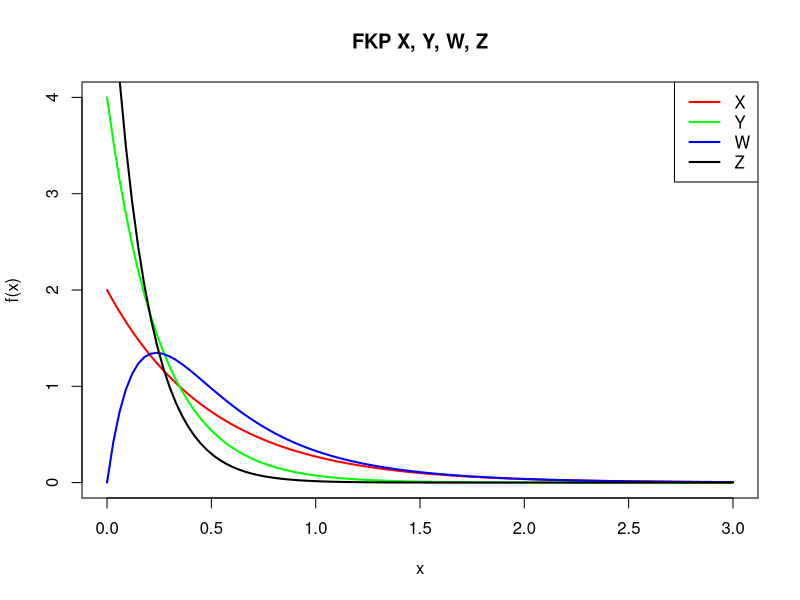
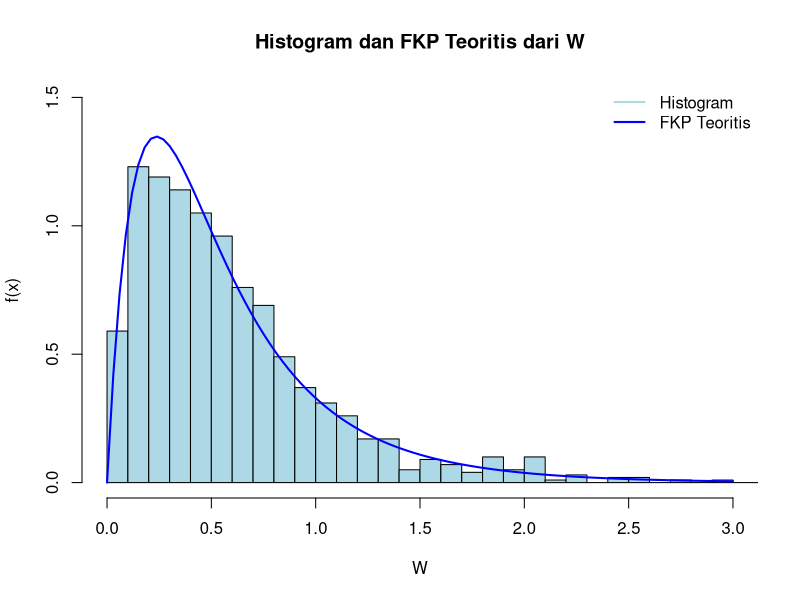
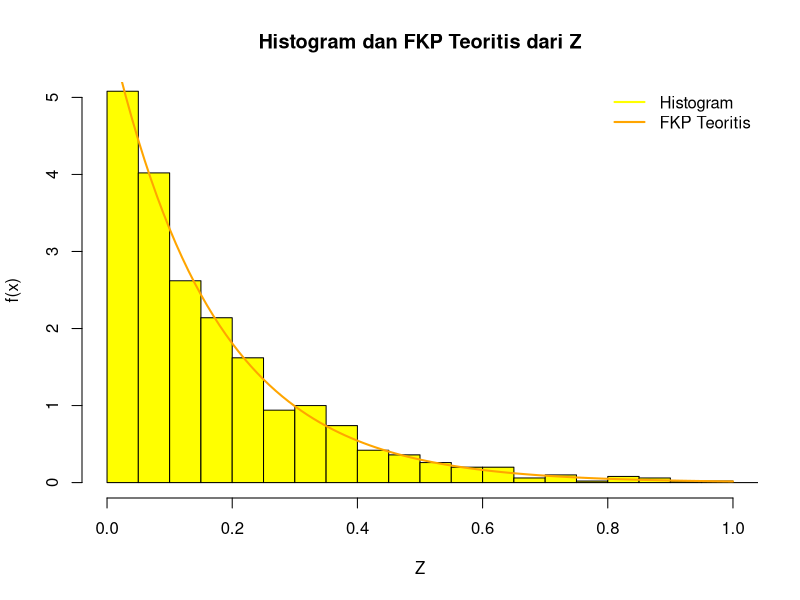
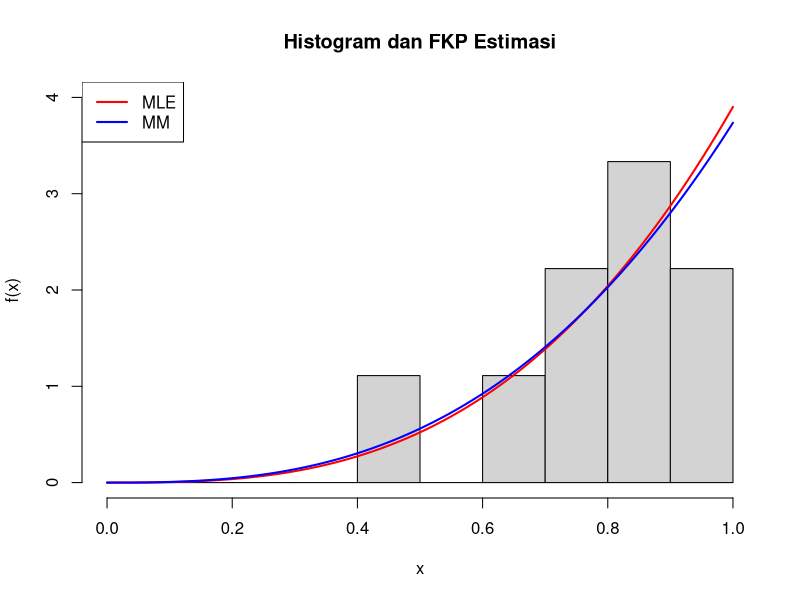
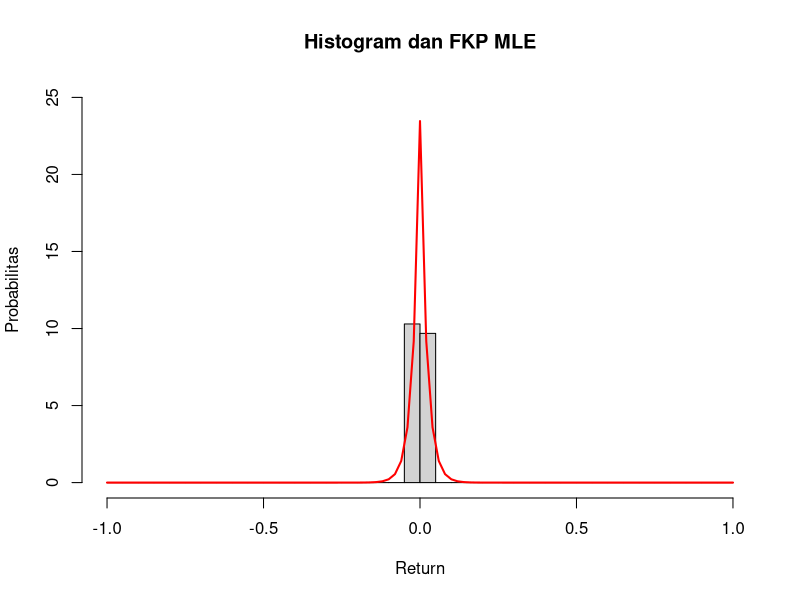
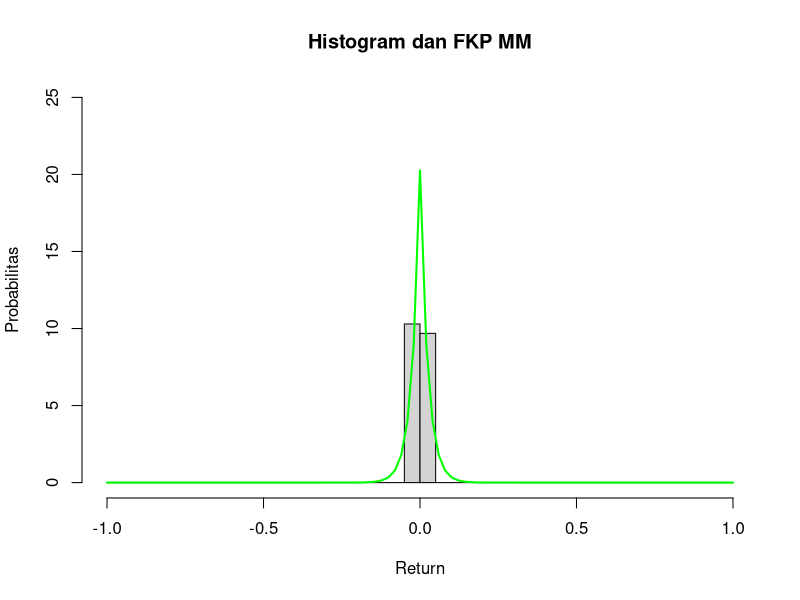
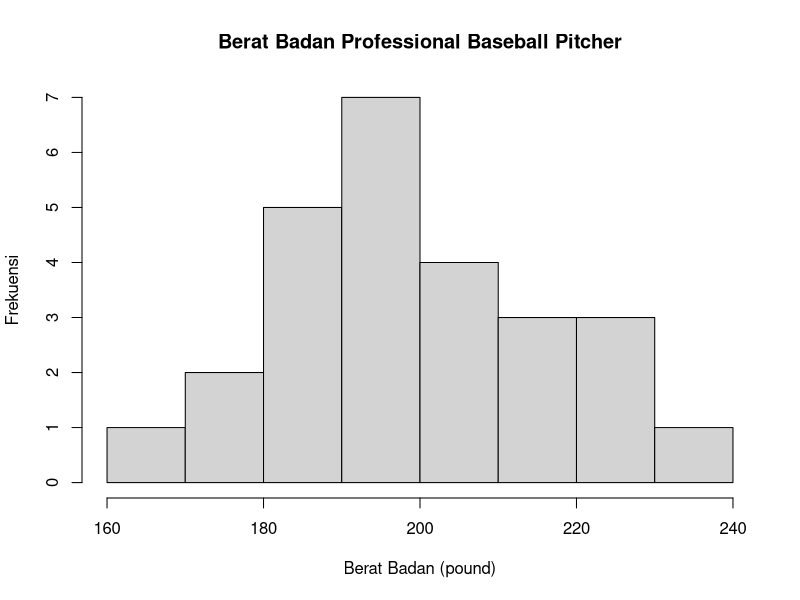
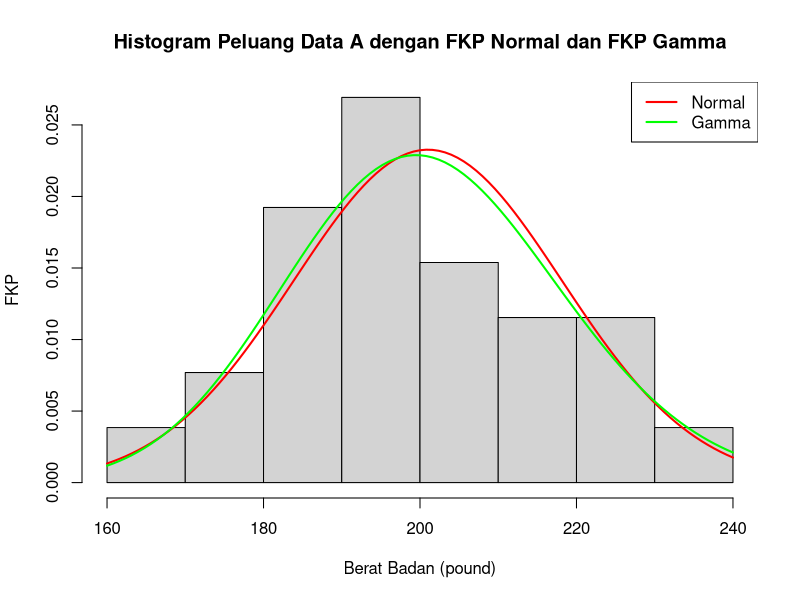

The R script that drew these images, in order:
## ---- chunk 1
knitr::opts_chunk$set(echo = TRUE)
## ---- chunk 2
x <- c(0:3000)/1000
fkp_X <- function(x) 2*exp(-2*x)
fkp_Y <- function(x) 4*exp(-4*x)
fkp_W <- function(x) 4*exp(-4*x) + 2*exp(-2*x) - 6*exp(-6*x)
fkp_Z <- function(x) 6*exp(-6*x)

plot(0, 0, type="n", xlim=c(0, 3), ylim=c(0, 4), xlab="x", ylab="f(x)", main="FKP X, Y, W, Z")
curve(fkp_X, add=TRUE, col="red", lwd=2)
curve(fkp_Y, add=TRUE, col="green", lwd=2)
curve(fkp_W, add=TRUE, col="blue", lwd=2)
curve(fkp_Z, add=TRUE, col="black", lwd=2)
legend("topright", c("X", "Y", "W", "Z"), col=c("red", "green", "blue", "black"), lwd=2)
## ---- chunk 3
rw <- function(n){
  x <- rexp(n, rate=2)
  y <- rexp(n, rate=4)
  pmax(x, y)
}
## ---- chunk 4
set.seed(123)
w <- rw(1000)

hist(w, prob = TRUE, breaks = 30, xlab="W", ylab="f(x)", main="Histogram dan FKP Teoritis dari W", xlim=c(0, 3), ylim=c(0, 1.5), col="lightblue")
curve(fkp_W, add=TRUE, col="blue", lwd=2)
legend("topright", legend = c("Histogram", "FKP Teoritis"), col = c("lightblue", "blue"), lwd = 2, bty = "n")
## ---- chunk 5
rz <- function(n) {
  x <- rexp(n, rate=2)
  y <- rexp(n, rate=4)
  pmin(x, y)
}
## ---- chunk 6
set.seed(123)
z <- rz(1000)

hist(z, prob = TRUE, breaks = 30, xlab="Z", ylab="f(x)", main="Histogram dan FKP Teoritis dari Z", xlim=c(0, 1), ylim=c(0, 5), col="yellow")
curve(fkp_Z, add=TRUE, col="orange", lwd=2)
legend("topright", legend = c("Histogram", "FKP Teoritis"), col = c("yellow", "orange"), lwd = 2, bty = "n")
## ---- chunk 7
x <- c(0.92, 0.79, 0.90, 0.65, 0.86, 0.47, 0.75, 0.92, 0.84) 
n <- length(x)
theta_hat1 <- -(n/sum(log(x))) - 1
cat("θ1 =", theta_hat1)
## ---- chunk 8
xbar <- mean(x) 

theta_hat2 <- (2*xbar - 1) / (1 - xbar)
cat("θ2 =", theta_hat2)
## ---- chunk 9
fkp_theta <- function(x, theta) (theta + 1) * x^theta #0 ≤ x ≤ 1

hist(x, prob = TRUE, breaks = seq(0, 1, 0.1), xlab="x", ylab="f(x)", main="Histogram dan FKP Estimasi", xlim=c(0,1), ylim=c(0,4))

curve(fkp_theta(x, theta_hat1), add=TRUE, col="red", lwd=2)
curve(fkp_theta(x, theta_hat2), add=TRUE, col="blue", lwd=2)

legend("topleft", c("MLE", "MM"), col=c("red", "blue"), lwd=2)
## ---- chunk 10
loglik <- function(x, theta){
  n <- length(x)
  return((n*log(theta + 1)) + (theta * sum(log(x))))
}

ll1 <- loglik(x, theta_hat1)
ll2 <- loglik(x, theta_hat2)
cat("Fungsi Loglikelihood dugaan θ1 =", ll1, "\n")
cat("Fungsi Loglikelihood dugaan θ2 =", ll2)
## ---- chunk 11
return <- c(-1, -0.02, -0.015, 0.006, 0.015, 0.021, 0.75, 1)
freq <- c(1, 1650, 2, 1, 3, 1550, 1, 1)
x <- rep(return, freq)

sigma1 <- mean(abs(x))
sigma2 <- sqrt(sum((x - mean(x))^2)/(2*length(x)))

cat("MLE σ1 =", sigma1, "\n")
cat("MM σ2 =", sigma2)
## ---- chunk 12
fkp_laplace <- function(x, sigma) (1/(2*sigma)) * exp(-abs(x)/sigma)

hist(x, prob = TRUE, breaks = 30, main = "Histogram dan FKP MLE", xlab = "Return", ylab = "Probabilitas", xlim=c(-1,1), ylim=c(0,25))
curve(fkp_laplace(x, sigma1), add = TRUE, col = "red", lwd = 2)

hist(x, prob = TRUE, breaks = 30, main = "Histogram dan FKP MM", xlab = "Return", ylab = "Probabilitas", xlim=c(-1,1), ylim=c(0,25))
curve(fkp_laplace(x, sigma2), add = TRUE, col = "green", lwd = 2)
## ---- chunk 13
loglikelihood <- function(x, s){
  n <- length(x)
  L <- -n*log(2*s) - (sum(abs(x))/s)
  return(L)
}

L1 <- loglikelihood(x, sigma1)
L2 <- loglikelihood(x, sigma2)

cat("Loglikelihood dugaan σ1 =", L1, "\n")
cat("Loglikelihood dugaan σ2 =", L2)
## ---- chunk 14
dataA <- c(160, 175, 180, 185, 185, 185, 190, 190, 195, 195, 195, 200, 200, 200, 200, 205, 205, 210, 210, 218, 219, 220, 222, 225, 225, 232)

dataB <- c(155, 155, 160, 160, 160, 166, 170, 175, 175, 175, 180, 185, 185, 185, 185, 185, 185, 185, 190, 190, 190, 190, 190, 195, 195, 195, 195, 200, 205, 207, 210, 211, 230)
## ---- chunk 15
hist(dataA, main = "Berat Badan Professional Baseball Pitcher", xlab = "Berat Badan (pound)", ylab = "Frekuensi")
## ---- chunk 16
library(MASS)

fit_normal <- fitdistr(dataA, "normal")
print(fit_normal)

cat("\nNilai fungsi log-likelihood =", logLik(fit_normal))
## ---- chunk 17
fit_gamma <- fitdistr(dataA, "gamma")
print(fit_gamma)

cat("\nNilai fungsi log-likelihood =", logLik(fit_gamma))
## ---- chunk 18
norm_dist <- function (x) dnorm(x, mean = fit_normal$estimate[1], sd = fit_normal$estimate[2])
gamma_dist <- function (x) dgamma(x, shape = fit_gamma$estimate[1], rate = fit_gamma$estimate[2])

hist(dataA, prob = TRUE, main = "Histogram Peluang Data A dengan FKP Normal dan FKP Gamma", xlab = "Berat Badan (pound)", ylab = "FKP")
curve(norm_dist, add = TRUE, col = "red", lwd = 2)
curve(gamma_dist, add = TRUE, col = "green", lwd = 2)
legend("topright", c("Normal", "Gamma"), col = c("red", "green"), lwd = 2)
## ---- chunk 19
t.test(dataA, dataB, conf.level = 0.95, var.equal = FALSE, paired = FALSE)
## ---- chunk 20
par(mfrow = c(1, 2))
x <- seq(-4, 4, length = 200)

normal <- dnorm(x, mean = 0, sd = 1)
t19 <- dt(x, df = 19)
t30 <- dt(x, df = 30)

plot(x, normal, type = "l", col = "black", lwd = 2, ylim = c(0, 0.4), xlab = "x", ylab = "f(x)", main = "Normal vs t-Student (df=19)")
lines(x, t19, col = "red", lwd = 2)
legend("topright", legend = c("Normal", "t-Student (df=19)"), col = c("black", "red"), lwd = 2, cex = 0.5)

plot(x, normal, type = "l", col = "black", lwd = 2, ylim = c(0, 0.4), xlab = "x", ylab = "f(x)", main = "Normal vs t-Student (df=30)")
lines(x, t30, col = "red", lwd = 2)
legend("topright", legend = c("Normal", "t-Student (df=30)"), col = c("black", "red"), lwd = 2, cex = 0.5)

par(mfrow = c(1, 1))
## ---- chunk 21
kelas_A <- c(70, 65, 81, 85, 80, 60, 50, 83, 77, 81, 65, 45, 40, 52, 82, 80, 62, 46, 42, 61)
kelas_B <- c(70, 65, 81, 87, 80, 62, 50, 88, 78, 80, 65, 45, 42, 60, 83, 80, 63, 45, 45, 61)

perbedaan <- kelas_A - kelas_B
n <- length(perbedaan)

mean_beda <- mean(perbedaan)
sd_beda <- sd(perbedaan)

# Nilai kritis t untuk 95% kepercayaan, derajat bebas = n-1
# Gunakan qt() untuk quantile t, dengan alpha/2 = 0.025 (two-tailed)
c <- qt(0.975, df = n - 1)
error <- c * (sd_beda / sqrt(n))

# Selang kepercayaan 95%
lower_bound <- mean_beda - error
upper_bound <- mean_beda + error

cat("Rata-rata perbedaan:", mean_beda, "\n")
cat("Standar deviasi perbedaan:", sd_beda, "\n")
cat("Selang kepercayaan 95%:", lower_bound, "hingga", upper_bound, "\n")
## ---- chunk 22
t.test(kelas_A, kelas_B, conf.level = 0.95, var.equal = FALSE, paired = TRUE)
